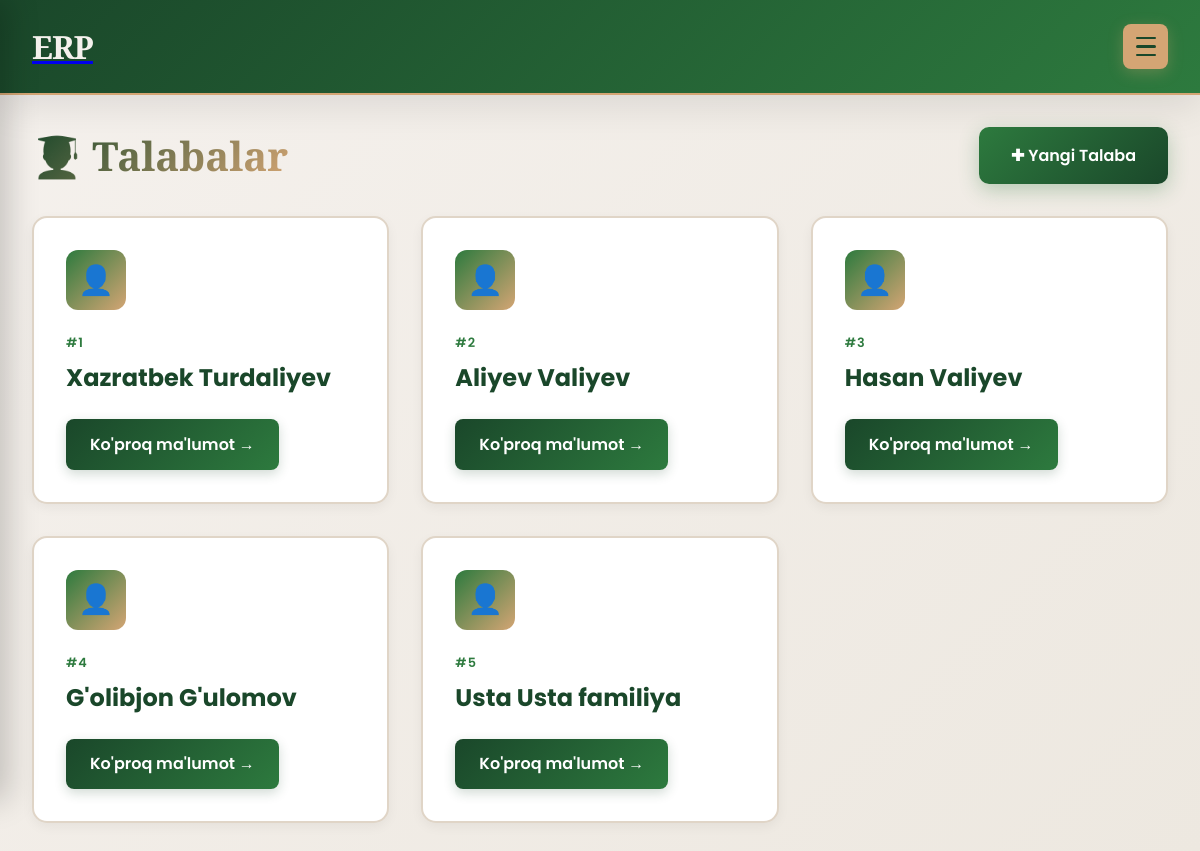
The page /students/ on the database its author committed.
### erp/models.py (models this page shows, shortened)
class Student(models.Model):
    ism = models.CharField(max_length=100,verbose_name="Ism")
    familiya = models.CharField(max_length=100,verbose_name="Familiya",help_text="Familiyani kiriting",error_messages="Iltimos familiyani tog'ri kiriting")
    yosh = models.IntegerField()
    phone = models.CharField(max_length=15)
    class Meta:
        db_table = "student"
        verbose_name = "Student"
        verbose_name_plural = "Studentlar"

### erp/views.py (the view)
# urls.py: path("students/",StudentListView.as_view(),name="student-list"),
class StudentListView(View):
    def get(self, request):
        students = Student.objects.all()
        return render(request,"student/list.html",context={"students": students})

### templates/student/list.html (shortened to what this page needs)
{% extends "base.html" %}
{% block content %}
<div class="list-container">
    <div class="list-header">
        <h1 class="list-title">👨‍🎓 Talabalar</h1>
        <a href="{% url 'student-create' %}" class="btn-add">✚ Yangi Talaba</a>
    </div>
    <div class="students-grid">
        {% for student in students %}
            <div class="student-card">
                <div class="student-avatar">👤</div>
                <div class="student-id">#{{ student.id }}</div>
                <h2 class="student-name">{{ student.ism }} {{ student.familiya }}</h2>
                <a href="{% url 'student-detail' student.pk %}" class="card-link">Ko'proq ma'lumot →</a>
            </div>
        {% empty %}
            <div class="empty-state">
                <div class="empty-icon">📭</div>
                <p class="empty-text">Hozircha talaba mavjud emas</p>
            </div>
        {% endfor %}
    </div>
</div>
{% endblock content %}

### templates/base.html (style rules this page uses)
* { margin: 0; padding: 0; box-sizing: border-box; }
:root { --primary: #1a472a; --secondary: #2d7a3e; --accent: #d4a574; --light: #f5f1ed; --dark: #0f1419; --text: #1a1a1a; --border: #e0d5c7; --shadow: 0 10px 40px rgba(0, 0, 0, 0.1); }
body { font-family: 'Poppins', sans-serif; background: linear-gradient(135deg, #f5f1ed 0%, #ede8e0 100%); color: var(--text); overflow-x: hidden; min-height: 100vh; }

### templates/student/list.html (style rules this page uses)
.list-container { max-width: 1200px; margin: 0 auto; }
.list-header { display: flex; justify-content: space-between; align-items: center; margin-bottom: 2rem; }
.list-title { font-family: 'Playfair Display', serif; font-size: 2.5rem; font-weight: 900; background: linear-gradient(135deg, var(--primary) 0%, var(--accent) 100%); -webkit-background-clip: text; -webkit-text-fill-color: transparent; background-clip: text; }
.btn-add { background: linear-gradient(135deg, var(--secondary) 0%, var(--primary) 100%); color: white; padding: 1rem 2rem; border: none; border-radius: 10px; font-weight: 600; text-decoration: none; display: inline-flex; align-items: center; gap: 0.5rem; cursor: pointer; box-shadow: 0 6px 20px rgba(45, 122, 62, 0.3); transition: all 0.3s cubic-bezier(0.23, 1, 0.320, 1); }
.students-grid { display: grid; grid-template-columns: repeat(auto-fill, minmax(320px, 1fr)); gap: 2rem; }
.student-card { background: white; border-radius: 15px; padding: 2rem; border: 2px solid var(--border); transition: all 0.3s cubic-bezier(0.23, 1, 0.320, 1); box-shadow: 0 4px 12px rgba(0, 0, 0, 0.05); position: relative; overflow: hidden; }
.student-card::before { content: ''; position: absolute; top: 0; left: 0; right: 0; height: 4px; background: linear-gradient(90deg, var(--primary), var(--accent), var(--secondary)); transform: scaleX(0); transform-origin: left; transition: transform 0.4s cubic-bezier(0.23, 1, 0.320, 1); }
.student-avatar { width: 60px; height: 60px; background: linear-gradient(135deg, var(--secondary), var(--accent)); border-radius: 12px; display: flex; align-items: center; justify-content: center; font-size: 1.8rem; margin-bottom: 1.5rem; }
.student-id { font-size: 0.8rem; font-weight: 600; text-transform: uppercase; letter-spacing: 1px; color: var(--secondary); margin-bottom: 0.5rem; }
.student-name { font-size: 1.5rem; font-weight: 700; color: var(--primary); margin-bottom: 1.5rem; word-break: break-word; }
.card-link { display: inline-flex; align-items: center; gap: 0.5rem; padding: 0.8rem 1.5rem; background: linear-gradient(135deg, var(--primary), var(--secondary)); color: white; text-decoration: none; border-radius: 8px; font-weight: 600; transition: all 0.3s ease; box-shadow: 0 4px 12px rgba(26, 71, 42, 0.2); }

### rows shown on the page
Student: id "1", ism "Xazratbek", familiya "Turdaliyev"
Student: id "2", ism "Aliyev", familiya "Valiyev"
Student: id "3", ism "Hasan", familiya "Valiyev"
Student: id "4", ism "G'olibjon", familiya "G'ulomov"
Student: id "5", ism "Usta", familiya "Usta familiya"
